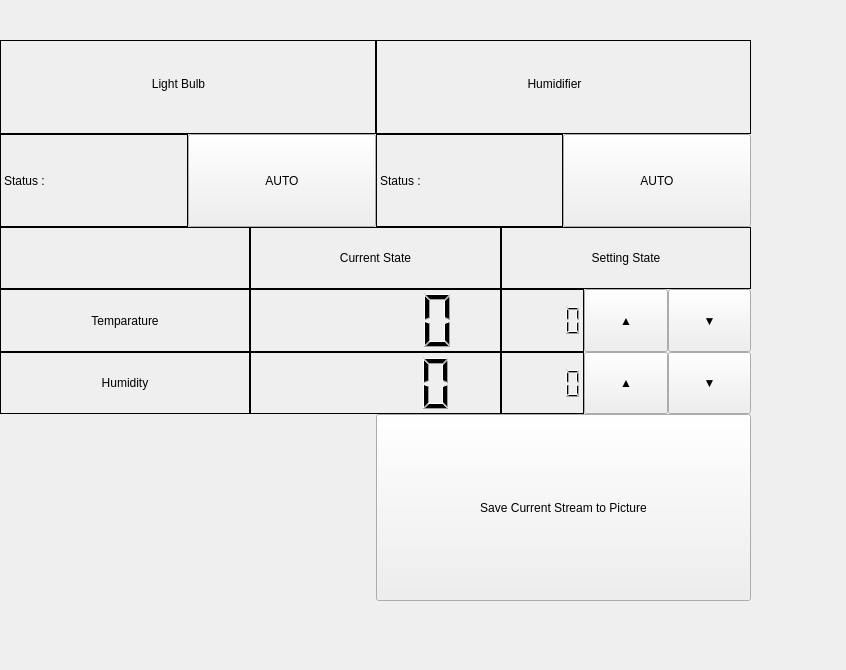
<?xml version="1.0" encoding="UTF-8"?>
<ui version="4.0">
 <class>Form</class>
 <widget class="QWidget" name="Form">
  <property name="geometry">
   <rect>
    <x>0</x>
    <y>0</y>
    <width>846</width>
    <height>670</height>
   </rect>
  </property>
  <property name="windowTitle">
   <string>Form</string>
  </property>
  <widget class="QWidget" name="verticalLayoutWidget">
   <property name="geometry">
    <rect>
     <x>0</x>
     <y>40</y>
     <width>751</width>
     <height>561</height>
    </rect>
   </property>
   <layout class="QVBoxLayout" name="verticalLayout">
    <property name="spacing">
     <number>0</number>
    </property>
    <item>
     <layout class="QVBoxLayout" name="verticalLayout_3">
      <property name="spacing">
       <number>0</number>
      </property>
      <item>
       <layout class="QHBoxLayout" name="horizontalLayout_5">
        <property name="spacing">
         <number>0</number>
        </property>
        <item>
         <widget class="QFrame" name="frame_3">
          <property name="frameShape">
           <enum>QFrame::Box</enum>
          </property>
          <property name="frameShadow">
           <enum>QFrame::Plain</enum>
          </property>
          <widget class="QLabel" name="label_2">
           <property name="geometry">
            <rect>
             <x>60</x>
             <y>0</y>
             <width>237</width>
             <height>87</height>
            </rect>
           </property>
           <property name="text">
            <string>Light Bulb</string>
           </property>
           <property name="alignment">
            <set>Qt::AlignCenter</set>
           </property>
          </widget>
         </widget>
        </item>
        <item>
         <widget class="QFrame" name="frame_4">
          <property name="frameShape">
           <enum>QFrame::Box</enum>
          </property>
          <property name="frameShadow">
           <enum>QFrame::Plain</enum>
          </property>
          <widget class="QLabel" name="label">
           <property name="geometry">
            <rect>
             <x>60</x>
             <y>0</y>
             <width>237</width>
             <height>87</height>
            </rect>
           </property>
           <property name="text">
            <string>Humidifier</string>
           </property>
           <property name="alignment">
            <set>Qt::AlignCenter</set>
           </property>
          </widget>
         </widget>
        </item>
       </layout>
      </item>
      <item>
       <layout class="QHBoxLayout" name="horizontalLayout_3">
        <property name="spacing">
         <number>0</number>
        </property>
        <property name="leftMargin">
         <number>0</number>
        </property>
        <item>
         <widget class="QLabel" name="label_3">
          <property name="frameShape">
           <enum>QFrame::Box</enum>
          </property>
          <property name="text">
           <string>Status : </string>
          </property>
         </widget>
        </item>
        <item>
         <widget class="QPushButton" name="pushButton">
          <property name="sizePolicy">
           <sizepolicy hsizetype="Minimum" vsizetype="Minimum">
            <horstretch>0</horstretch>
            <verstretch>0</verstretch>
           </sizepolicy>
          </property>
          <property name="text">
           <string>AUTO</string>
          </property>
         </widget>
        </item>
        <item>
         <widget class="QLabel" name="label_4">
          <property name="frameShape">
           <enum>QFrame::Box</enum>
          </property>
          <property name="text">
           <string>Status :</string>
          </property>
         </widget>
        </item>
        <item>
         <widget class="QPushButton" name="pushButton_2">
          <property name="sizePolicy">
           <sizepolicy hsizetype="Minimum" vsizetype="Minimum">
            <horstretch>0</horstretch>
            <verstretch>0</verstretch>
           </sizepolicy>
          </property>
          <property name="text">
           <string>AUTO</string>
          </property>
         </widget>
        </item>
       </layout>
      </item>
     </layout>
    </item>
    <item>
     <layout class="QHBoxLayout" name="horizontalLayout_7">
      <property name="spacing">
       <number>0</number>
      </property>
      <item>
       <layout class="QGridLayout" name="gridLayout">
        <property name="spacing">
         <number>0</number>
        </property>
        <item row="0" column="0">
         <widget class="QLabel" name="label_5">
          <property name="frameShape">
           <enum>QFrame::Box</enum>
          </property>
          <property name="text">
           <string/>
          </property>
         </widget>
        </item>
        <item row="0" column="1">
         <widget class="QLabel" name="label_6">
          <property name="frameShape">
           <enum>QFrame::Box</enum>
          </property>
          <property name="frameShadow">
           <enum>QFrame::Plain</enum>
          </property>
          <property name="text">
           <string>Current State</string>
          </property>
          <property name="alignment">
           <set>Qt::AlignCenter</set>
          </property>
         </widget>
        </item>
        <item row="0" column="2">
         <widget class="QLabel" name="label_7">
          <property name="frameShape">
           <enum>QFrame::Box</enum>
          </property>
          <property name="text">
           <string>Setting State</string>
          </property>
          <property name="alignment">
           <set>Qt::AlignCenter</set>
          </property>
         </widget>
        </item>
        <item row="1" column="0">
         <widget class="QLabel" name="label_8">
          <property name="frameShape">
           <enum>QFrame::Box</enum>
          </property>
          <property name="text">
           <string>Temparature</string>
          </property>
          <property name="alignment">
           <set>Qt::AlignCenter</set>
          </property>
         </widget>
        </item>
        <item row="1" column="1">
         <widget class="QLCDNumber" name="lcdNumber">
          <property name="frameShape">
           <enum>QFrame::Box</enum>
          </property>
          <property name="frameShadow">
           <enum>QFrame::Plain</enum>
          </property>
         </widget>
        </item>
        <item row="1" column="2">
         <layout class="QHBoxLayout" name="horizontalLayout_6">
          <property name="spacing">
           <number>0</number>
          </property>
          <item>
           <widget class="QLCDNumber" name="lcdNumber_3">
            <property name="frameShadow">
             <enum>QFrame::Plain</enum>
            </property>
            <property name="midLineWidth">
             <number>0</number>
            </property>
           </widget>
          </item>
          <item>
           <widget class="QPushButton" name="pushButton_3">
            <property name="sizePolicy">
             <sizepolicy hsizetype="Minimum" vsizetype="Minimum">
              <horstretch>0</horstretch>
              <verstretch>0</verstretch>
             </sizepolicy>
            </property>
            <property name="text">
             <string>▲</string>
            </property>
            <property name="autoDefault">
             <bool>false</bool>
            </property>
            <property name="default">
             <bool>false</bool>
            </property>
           </widget>
          </item>
          <item>
           <widget class="QPushButton" name="pushButton_4">
            <property name="sizePolicy">
             <sizepolicy hsizetype="Minimum" vsizetype="Minimum">
              <horstretch>0</horstretch>
              <verstretch>0</verstretch>
             </sizepolicy>
            </property>
            <property name="text">
             <string>▼</string>
            </property>
            <property name="autoDefault">
             <bool>false</bool>
            </property>
            <property name="default">
             <bool>false</bool>
            </property>
           </widget>
          </item>
         </layout>
        </item>
        <item row="2" column="0">
         <widget class="QLabel" name="label_9">
          <property name="frameShape">
           <enum>QFrame::Box</enum>
          </property>
          <property name="text">
           <string>Humidity</string>
          </property>
          <property name="alignment">
           <set>Qt::AlignCenter</set>
          </property>
         </widget>
        </item>
        <item row="2" column="1">
         <widget class="QLCDNumber" name="lcdNumber_2">
          <property name="frameShape">
           <enum>QFrame::Box</enum>
          </property>
          <property name="frameShadow">
           <enum>QFrame::Plain</enum>
          </property>
         </widget>
        </item>
        <item row="2" column="2">
         <layout class="QHBoxLayout" name="horizontalLayout_9">
          <property name="spacing">
           <number>0</number>
          </property>
          <item>
           <widget class="QLCDNumber" name="lcdNumber_4">
            <property name="frameShadow">
             <enum>QFrame::Plain</enum>
            </property>
           </widget>
          </item>
          <item>
           <widget class="QPushButton" name="pushButton_5">
            <property name="sizePolicy">
             <sizepolicy hsizetype="Minimum" vsizetype="Minimum">
              <horstretch>0</horstretch>
              <verstretch>0</verstretch>
             </sizepolicy>
            </property>
            <property name="text">
             <string>▲</string>
            </property>
            <property name="autoDefault">
             <bool>false</bool>
            </property>
            <property name="default">
             <bool>false</bool>
            </property>
           </widget>
          </item>
          <item>
           <widget class="QPushButton" name="pushButton_6">
            <property name="sizePolicy">
             <sizepolicy hsizetype="Minimum" vsizetype="Minimum">
              <horstretch>0</horstretch>
              <verstretch>0</verstretch>
             </sizepolicy>
            </property>
            <property name="text">
             <string>▼</string>
            </property>
            <property name="autoDefault">
             <bool>false</bool>
            </property>
            <property name="default">
             <bool>false</bool>
            </property>
           </widget>
          </item>
         </layout>
        </item>
       </layout>
      </item>
     </layout>
    </item>
    <item>
     <layout class="QHBoxLayout" name="horizontalLayout_8">
      <property name="spacing">
       <number>0</number>
      </property>
      <item>
       <widget class="QLabel" name="label_11">
        <property name="text">
         <string/>
        </property>
       </widget>
      </item>
      <item>
       <widget class="QPushButton" name="pushButton_7">
        <property name="enabled">
         <bool>true</bool>
        </property>
        <property name="sizePolicy">
         <sizepolicy hsizetype="Preferred" vsizetype="Minimum">
          <horstretch>0</horstretch>
          <verstretch>0</verstretch>
         </sizepolicy>
        </property>
        <property name="text">
         <string>Save Current Stream to Picture</string>
        </property>
       </widget>
      </item>
     </layout>
    </item>
   </layout>
  </widget>
 </widget>
 <resources/>
 <connections>
  <connection>
   <sender>pushButton</sender>
   <signal>clicked(bool)</signal>
   <receiver>label_3</receiver>
   <slot>update()</slot>
   <hints>
    <hint type="sourcelabel">
     <x>169</x>
     <y>145</y>
    </hint>
    <hint type="destinationlabel">
     <x>106</x>
     <y>143</y>
    </hint>
   </hints>
  </connection>
  <connection>
   <sender>pushButton_2</sender>
   <signal>clicked(bool)</signal>
   <receiver>label_4</receiver>
   <slot>update()</slot>
   <hints>
    <hint type="sourcelabel">
     <x>514</x>
     <y>143</y>
    </hint>
    <hint type="destinationlabel">
     <x>392</x>
     <y>143</y>
    </hint>
   </hints>
  </connection>
  <connection>
   <sender>pushButton_3</sender>
   <signal>clicked(bool)</signal>
   <receiver>lcdNumber_3</receiver>
   <slot>update()</slot>
   <hints>
    <hint type="sourcelabel">
     <x>400</x>
     <y>252</y>
    </hint>
    <hint type="destinationlabel">
     <x>341</x>
     <y>253</y>
    </hint>
   </hints>
  </connection>
  <connection>
   <sender>pushButton_4</sender>
   <signal>clicked(bool)</signal>
   <receiver>lcdNumber_3</receiver>
   <slot>update()</slot>
   <hints>
    <hint type="sourcelabel">
     <x>521</x>
     <y>251</y>
    </hint>
    <hint type="destinationlabel">
     <x>316</x>
     <y>243</y>
    </hint>
   </hints>
  </connection>
  <connection>
   <sender>pushButton_5</sender>
   <signal>clicked(bool)</signal>
   <receiver>lcdNumber_4</receiver>
   <slot>update()</slot>
   <hints>
    <hint type="sourcelabel">
     <x>412</x>
     <y>294</y>
    </hint>
    <hint type="destinationlabel">
     <x>319</x>
     <y>298</y>
    </hint>
   </hints>
  </connection>
  <connection>
   <sender>pushButton_6</sender>
   <signal>clicked(bool)</signal>
   <receiver>lcdNumber_4</receiver>
   <slot>update()</slot>
   <hints>
    <hint type="sourcelabel">
     <x>503</x>
     <y>298</y>
    </hint>
    <hint type="destinationlabel">
     <x>316</x>
     <y>297</y>
    </hint>
   </hints>
  </connection>
 </connections>
</ui>
